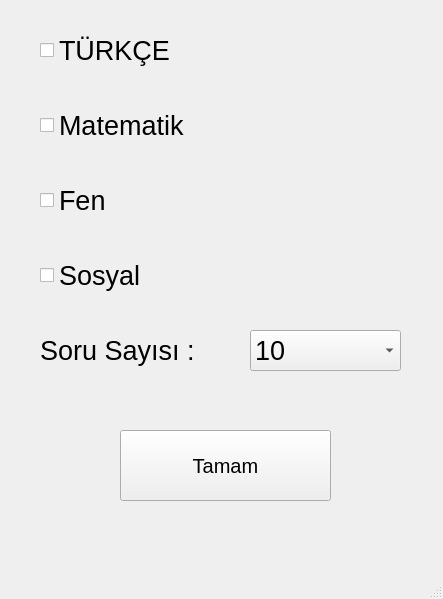
<?xml version="1.0" encoding="UTF-8"?>
<ui version="4.0">
 <class>MainWindow2</class>
 <widget class="QMainWindow" name="MainWindow2">
  <property name="geometry">
   <rect>
    <x>0</x>
    <y>0</y>
    <width>443</width>
    <height>599</height>
   </rect>
  </property>
  <property name="windowTitle">
   <string>Ders Ekle</string>
  </property>
  <widget class="QWidget" name="centralwidget">
   <widget class="QWidget" name="verticalLayoutWidget">
    <property name="geometry">
     <rect>
      <x>40</x>
      <y>20</y>
      <width>361</width>
      <height>307</height>
     </rect>
    </property>
    <layout class="QVBoxLayout" name="verticalLayout">
     <item>
      <widget class="QCheckBox" name="checkBox">
       <property name="font">
        <font>
         <pointsize>20</pointsize>
        </font>
       </property>
       <property name="text">
        <string>TÜRKÇE</string>
       </property>
      </widget>
     </item>
     <item>
      <spacer name="horizontalSpacer_2">
       <property name="orientation">
        <enum>Qt::Horizontal</enum>
       </property>
       <property name="sizeHint" stdset="0">
        <size>
         <width>40</width>
         <height>20</height>
        </size>
       </property>
      </spacer>
     </item>
     <item>
      <widget class="QCheckBox" name="checkBox_2">
       <property name="font">
        <font>
         <pointsize>20</pointsize>
        </font>
       </property>
       <property name="text">
        <string>Matematik</string>
       </property>
      </widget>
     </item>
     <item>
      <spacer name="horizontalSpacer_3">
       <property name="orientation">
        <enum>Qt::Horizontal</enum>
       </property>
       <property name="sizeHint" stdset="0">
        <size>
         <width>40</width>
         <height>20</height>
        </size>
       </property>
      </spacer>
     </item>
     <item>
      <widget class="QCheckBox" name="checkBox_3">
       <property name="font">
        <font>
         <pointsize>20</pointsize>
        </font>
       </property>
       <property name="text">
        <string>Fen</string>
       </property>
      </widget>
     </item>
     <item>
      <spacer name="horizontalSpacer">
       <property name="orientation">
        <enum>Qt::Horizontal</enum>
       </property>
       <property name="sizeHint" stdset="0">
        <size>
         <width>40</width>
         <height>20</height>
        </size>
       </property>
      </spacer>
     </item>
     <item>
      <widget class="QCheckBox" name="checkBox_4">
       <property name="font">
        <font>
         <pointsize>20</pointsize>
        </font>
       </property>
       <property name="text">
        <string>Sosyal</string>
       </property>
      </widget>
     </item>
     <item>
      <spacer name="horizontalSpacer_4">
       <property name="orientation">
        <enum>Qt::Horizontal</enum>
       </property>
       <property name="sizeHint" stdset="0">
        <size>
         <width>40</width>
         <height>20</height>
        </size>
       </property>
      </spacer>
     </item>
    </layout>
   </widget>
   <widget class="QLabel" name="label">
    <property name="geometry">
     <rect>
      <x>40</x>
      <y>330</y>
      <width>181</width>
      <height>40</height>
     </rect>
    </property>
    <property name="font">
     <font>
      <pointsize>20</pointsize>
     </font>
    </property>
    <property name="text">
     <string>Soru Sayısı :</string>
    </property>
   </widget>
   <widget class="QComboBox" name="comboBox">
    <property name="geometry">
     <rect>
      <x>250</x>
      <y>330</y>
      <width>151</width>
      <height>41</height>
     </rect>
    </property>
    <property name="font">
     <font>
      <pointsize>20</pointsize>
     </font>
    </property>
    <item>
     <property name="text">
      <string>10</string>
     </property>
    </item>
    <item>
     <property name="text">
      <string>20</string>
     </property>
    </item>
    <item>
     <property name="text">
      <string>30</string>
     </property>
    </item>
    <item>
     <property name="text">
      <string>40</string>
     </property>
    </item>
   </widget>
   <widget class="QPushButton" name="pushButton_2">
    <property name="geometry">
     <rect>
      <x>120</x>
      <y>430</y>
      <width>211</width>
      <height>71</height>
     </rect>
    </property>
    <property name="font">
     <font>
      <pointsize>15</pointsize>
     </font>
    </property>
    <property name="text">
     <string>Tamam</string>
    </property>
   </widget>
  </widget>
  <widget class="QStatusBar" name="statusbar"/>
 </widget>
 <resources/>
 <connections/>
</ui>
